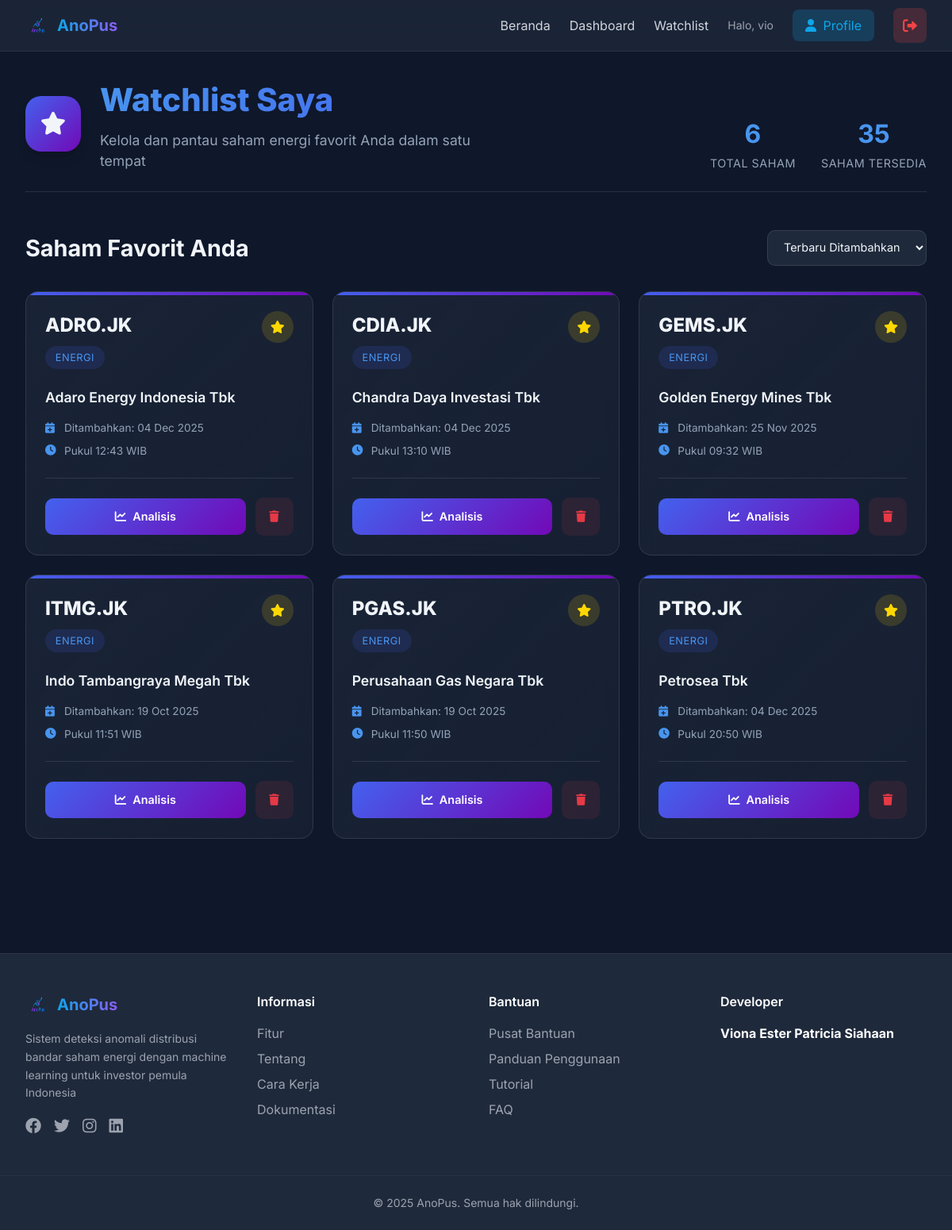
The app's page /watchlist (signed in) with its own data.
### app.py (models this page shows, shortened)
class User(UserMixin, db.Model):
    id = db.Column(db.Integer, primary_key=True)
    username = db.Column(db.String(80), unique=True, nullable=False)
    email = db.Column(db.String(120), unique=True, nullable=False)
    password_hash = db.Column(db.String(200), nullable=False)
    created_at = db.Column(db.DateTime, default=datetime.utcnow)
    watchlists = db.relationship('Watchlist', backref='user', lazy=True)

class Watchlist(db.Model):
    id = db.Column(db.Integer, primary_key=True)
    user_id = db.Column(db.Integer, db.ForeignKey('user.id'), nullable=False)
    stock_code = db.Column(db.String(20), nullable=False)
    stock_name = db.Column(db.String(100), nullable=False)
    added_date = db.Column(db.DateTime, default=lambda: datetime.now(pytz_timezone('Asia/Jakarta')))
    __table_args__ = (db.UniqueConstraint('user_id', 'stock_code', name='unique_user_stock'),)

### app.py (the view)
@app.route('/watchlist')
@login_required
def watchlist():
    user_watchlist = Watchlist.query.filter_by(user_id=current_user.id).all()
    return render_template('watchlist.html', watchlist=user_watchlist, energy_stocks=ENERGY_STOCKS)

### app.py (called while the page is built)
@app.before_request
def before_request():
    global data_collector, anomaly_detector, model_trained_once
    if data_collector is None:
        init_data_collector()
    if anomaly_detector is None:
        init_anomaly_detector()

@login_manager.user_loader
def load_user(user_id):
    return db.session.get(User, int(user_id))

### templates/watchlist.html (shortened to what this page needs)
{% extends "base.html" %} {% block title %}Watchlist Saya - AnoPus{% endblock %}
{% block content %}
<div class="watchlist-page">
  <div class="page-header">
    <div class="header-content">
      <div class="header-icon">
        <i class="fas fa-star"></i>
      </div>
      <div class="header-text">
        <h1>Watchlist Saya</h1>
        <p>Kelola dan pantau saham energi favorit Anda dalam satu tempat</p>
      </div>
    </div>
    <div class="header-stats">
      <div class="stat-item">
        <span class="stat-number"
          >{{ watchlist|length if watchlist else 0 }}</span
        >
        <span class="stat-label">Total Saham</span>
      </div>
      <div class="stat-item">
        <span class="stat-number">{{ energy_stocks|length }}</span>
        <span class="stat-label">Saham Tersedia</span>
      </div>
    </div>
  </div>
  {% if watchlist %}
  <div class="watchlist-content">
    <div class="content-header">
      <h2>Saham Favorit Anda</h2>
      <div class="sort-options">
        <select id="sort-watchlist" class="sort-select">
          <option value="recent">Terbaru Ditambahkan</option>
        </select>
      </div>
    </div>
    <div class="watchlist-grid">
      {% for item in watchlist %}
      <div
        class="stock-card"
        data-added="{{ item.added_date.timestamp() }}"
        data-name="{{ item.stock_name }}"
        data-code="{{ item.stock_code }}"
      >
        <div class="card-header">
          <div class="stock-badge">
            <span class="stock-code">{{ item.stock_code }}</span>
            <span class="stock-industry">Energi</span>
          </div>
          <div class="favorite-icon active">
            <i class="fas fa-star"></i>
          </div>
        </div>
        <div class="card-body">
          <h3 class="stock-name">{{ item.stock_name }}</h3>
          <div class="stock-meta">
            <div class="meta-item">
              <i class="fas fa-calendar-plus"></i>
              <span
                >Ditambahkan: {{ item.added_date.strftime('%d %b %Y') }}</span
              >
            </div>
            <div class="meta-item">
              <i class="fas fa-clock"></i>
              <span>Pukul {{ item.added_date.strftime('%H:%M') }} WIB</span>
            </div>
          </div>
        </div>
        <div class="card-footer">
          <div class="action-buttons">
            <a
              href="{{ url_for('dashboard', stock=item.stock_code) }}"
              class="btn btn-primary"
            >
              <i class="fas fa-chart-line"></i>
              <span>Analisis</span>
            </a>
            <a
              href="{{ url_for('remove_from_watchlist', watchlist_id=item.id) }}"
              class="btn btn-remove"
              onclick="return confirm('Hapus {{ item.stock_code }} dari watchlist?')"
            >
              <i class="fas fa-trash"></i>
            </a>
          </div>
        </div>
      </div>
      {% endfor %}
    </div>
  </div>
  {% endif %}
</div>
{% endblock %}

### templates/base.html (shortened to what this page needs)
<!DOCTYPE html>
<html lang="id">
  <head>
    <script src="https://cdn.tailwindcss.com"></script>
    <link
      href="https://cdnjs.cloudflare.com/ajax/libs/font-awesome/6.0.0/css/all.min.css"
      rel="stylesheet"
    />
  </head>
  <body class="font-['Inter'] bg-dark text-white">
    <nav
      class="fixed w-full top-0 z-50 bg-dark-light/80 backdrop-blur-lg border-b border-gray-700/50"
    >
      <div class="max-w-7xl mx-auto px-4 sm:px-6 lg:px-8">
        <div class="flex justify-between items-center h-16">
          <a
            href="{{ url_for('landing') }}"
            class="flex items-center space-x-2"
          >
            <img
              src="{{ url_for('static', filename='images/logo.png') }}"
              alt="AnoPus Logo"
              class="h-8 w-8"
            />
            <span
              class="text-xl font-bold bg-gradient-to-r from-primary to-secondary bg-clip-text text-transparent"
              >AnoPus</span
            >
          </a>
          <div class="hidden md:flex items-center space-x-6">
            {% if current_user.is_authenticated %}
            <a
              href="{{ url_for('landing') }}"
              class="text-gray-300 hover:text-white transition"
              >Beranda</a
            >
            <a
              href="{{ url_for('dashboard') }}"
              class="text-gray-300 hover:text-white transition"
              >Dashboard</a
            >
            <a
              href="{{ url_for('watchlist') }}"
              class="text-gray-300 hover:text-white transition"
              >Watchlist</a
            >
            <span class="text-gray-400 text-sm"
              >Halo, {{ current_user.username }}</span
            >
            <a
              href="{{ url_for('profile') }}"
              class="px-4 py-2 rounded-lg bg-primary/20 text-primary hover:bg-primary/30 transition"
            >
              <i class="fas fa-user mr-1"></i> Profile
            </a>
            <a
              href="{{ url_for('logout') }}"
              class="px-3 py-2 rounded-lg bg-red-500/20 text-red-500 hover:bg-red-500/30 hover:text-red-400 transition"
              title="Logout"
            >
              <i class="fas fa-sign-out-alt text-lg"></i>
            </a>
            {% endif %}
          </div>
        </div>
      </div>
    </nav>
    <main class="pt-16">{% block content %}{% endblock %}</main>
    {% block footer %}
    <footer
      class="bg-dark-light border-t border-gray-700/50 mt-20"
      id="contact"
    >
      <div class="max-w-7xl mx-auto px-4 sm:px-6 lg:px-8 py-12">
        <div class="grid grid-cols-1 md:grid-cols-2 lg:grid-cols-4 gap-8">
          <div class="space-y-4">
            <div class="flex items-center space-x-2">
              <img
                src="{{ url_for('static', filename='images/logo.png') }}"
                alt="AnoPus Logo"
                class="h-8 w-8"
              />
              <span
                class="text-xl font-bold bg-gradient-to-r from-primary to-secondary bg-clip-text text-transparent"
                >AnoPus</span
              >
            </div>
            <p class="text-gray-400 text-sm leading-relaxed">
              Sistem deteksi anomali distribusi bandar saham energi dengan
              machine learning untuk investor pemula Indonesia
            </p>
            <div class="flex space-x-4">
              <a href="#" class="text-gray-400 hover:text-primary transition"
                ><i class="fab fa-facebook text-xl"></i
              ></a>
              <a href="#" class="text-gray-400 hover:text-primary transition"
                ><i class="fab fa-twitter text-xl"></i
              ></a>
              <a href="#" class="text-gray-400 hover:text-primary transition"
                ><i class="fab fa-instagram text-xl"></i
              ></a>
              <a href="#" class="text-gray-400 hover:text-primary transition"
                ><i class="fab fa-linkedin text-xl"></i
              ></a>
            </div>
          </div>
          <div>
            <h3 class="text-white font-semibold mb-4">Informasi</h3>
            <ul class="space-y-2">
              <li>
                <a
                  href="#keunggulan"
                  class="text-gray-400 hover:text-primary transition"
                  >Fitur</a
                >
              </li>
              <li>
                <a
                  href="#about"
                  class="text-gray-400 hover:text-primary transition"
                  >Tentang</a
                >
              </li>
              <li>
                <a
                  href="#cara-kerja"
                  class="text-gray-400 hover:text-primary transition"
                  >Cara Kerja</a
                >
              </li>
              <li>
                <a href="#" class="text-gray-400 hover:text-primary transition"
                  >Dokumentasi</a
                >
              </li>
            </ul>
          </div>
          <div>
            <h3 class="text-white font-semibold mb-4">Bantuan</h3>
            <ul class="space-y-2">
              <li>
                <a href="#" class="text-gray-400 hover:text-primary transition"
                  >Pusat Bantuan</a
                >
              </li>
              <li>
                <a href="#" class="text-gray-400 hover:text-primary transition"
                  >Panduan Penggunaan</a
                >
              </li>
              <li>
                <a href="#" class="text-gray-400 hover:text-primary transition"
                  >Tutorial</a
                >
              </li>
              <li>
                <a href="#" class="text-gray-400 hover:text-primary transition"
                  >FAQ</a
                >
              </li>
            </ul>
          </div>
          <div>
            <h3 class="text-white font-semibold mb-4">Developer</h3>
            <p class="text-gray-400">
              <strong class="text-white">Viona Ester Patricia Siahaan</strong>
            </p>
          </div>
        </div>
      </div>
      <div class="border-t border-gray-700/50 py-6">
        <p class="text-center text-gray-400 text-sm">
          &copy; 2025 AnoPus. Semua hak dilindungi.
        </p>
      </div>
    </footer>
    {% endblock %}
  </body>
</html>

### records on screen
User: username "vio"
Watchlist: stock_code "ADRO.JK", stock_name "Adaro Energy Indonesia Tbk", added_date "04 Dec 2025", added_date "12:43"
Watchlist: stock_code "CDIA.JK", stock_name "Chandra Daya Investasi Tbk", added_date "04 Dec 2025", added_date "13:10"
Watchlist: stock_code "GEMS.JK", stock_name "Golden Energy Mines Tbk", added_date "25 Nov 2025", added_date "09:32"
Watchlist: stock_code "ITMG.JK", stock_name "Indo Tambangraya Megah Tbk", added_date "19 Oct 2025", added_date "11:51"
Watchlist: stock_code "PGAS.JK", stock_name "Perusahaan Gas Negara Tbk", added_date "19 Oct 2025", added_date "11:50"
Watchlist: stock_code "PTRO.JK", stock_name "Petrosea Tbk", added_date "04 Dec 2025", added_date "20:50"

### other values on screen
{{ watchlist|length if watchlist else 0 }} "6"
{{ energy_stocks|length }} "35"
